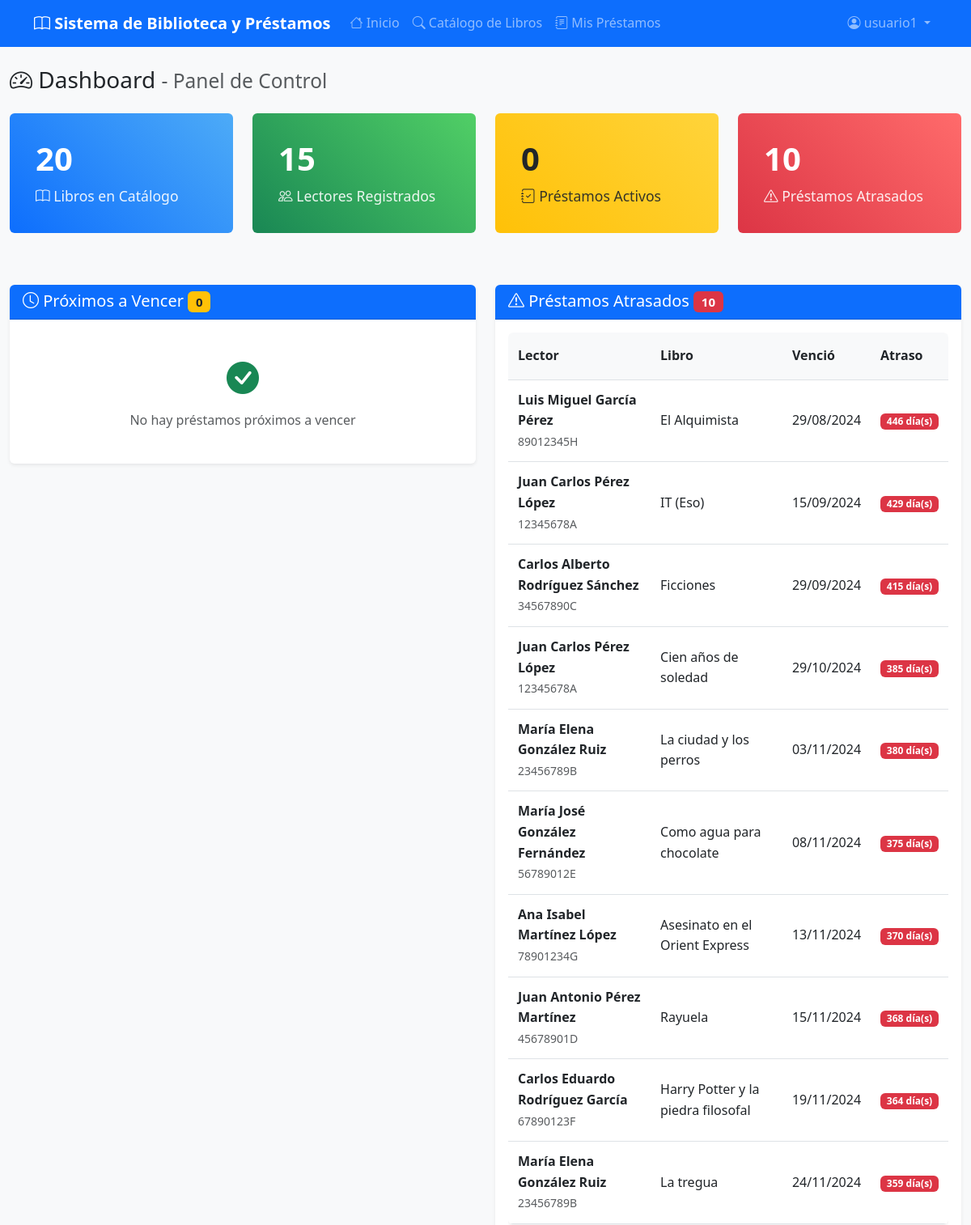
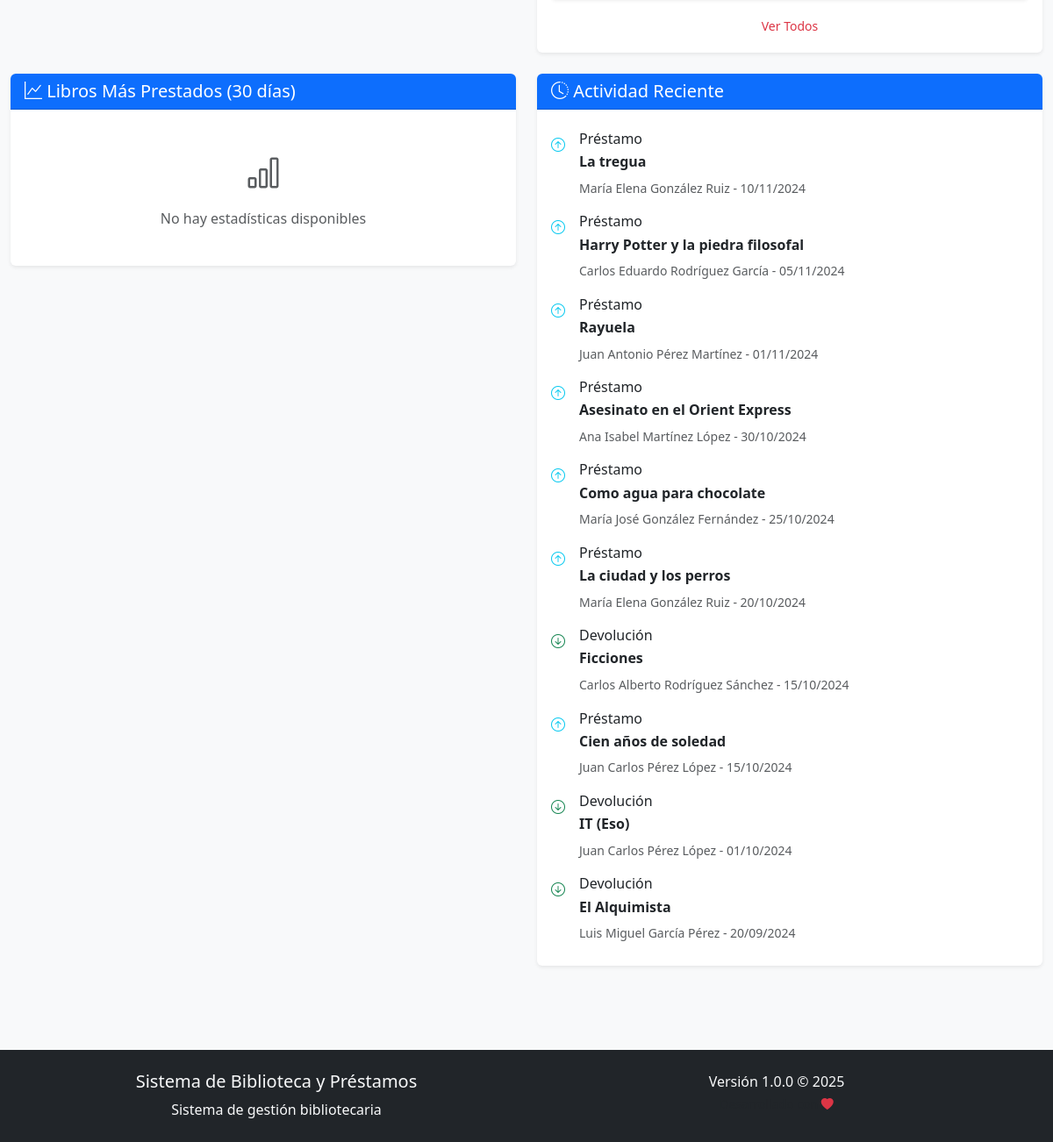
Page /public/dashboard.php (signed in) on the committed database (2 pictures, top to bottom).
### tables this page shows
CREATE TABLE prestamos (
    id INT AUTO_INCREMENT PRIMARY KEY,
    lector_id INT NOT NULL,
    libro_id INT NOT NULL,
    fecha_prestamo DATE NOT NULL DEFAULT (CURRENT_DATE),
    fecha_vencimiento DATE NOT NULL,
    fecha_devolucion DATE NULL,
    dias_prestamo INT DEFAULT 14,
    estado ENUM('activo', 'devuelto', 'atrasado') DEFAULT 'activo',
    observaciones TEXT,
    usuario_registro_id INT,
    fecha_creacion TIMESTAMP DEFAULT CURRENT_TIMESTAMP,
    FOREIGN KEY (lector_id) REFERENCES lectores(id) ON DELETE RESTRICT,
    FOREIGN KEY (libro_id) REFERENCES libros(id) ON DELETE RESTRICT,
    FOREIGN KEY (usuario_registro_id) REFERENCES usuarios(id) ON DELETE SET NULL,
    INDEX idx_lector (lector_id),
    INDEX idx_libro (libro_id),
    INDEX idx_estado (estado),
    INDEX idx_vencimiento (fecha_vencimiento)
);

CREATE TABLE lectores (
    id INT AUTO_INCREMENT PRIMARY KEY,
    usuario_id INT,
    nombre VARCHAR(100) NOT NULL,
    apellidos VARCHAR(100) NOT NULL,
    dni VARCHAR(20) UNIQUE,
    telefono VARCHAR(15),
    direccion TEXT,
    fecha_nacimiento DATE,
    limite_prestamos INT DEFAULT 3,
    multa_total DECIMAL(8,2) DEFAULT 0.00,
    bloqueado BOOLEAN DEFAULT FALSE,
    fecha_registro TIMESTAMP DEFAULT CURRENT_TIMESTAMP,
    FOREIGN KEY (usuario_id) REFERENCES usuarios(id) ON DELETE SET NULL,
    INDEX idx_dni (dni),
    INDEX idx_nombre_completo (nombre, apellidos)
);

CREATE TABLE libros (
    id INT AUTO_INCREMENT PRIMARY KEY,
    isbn VARCHAR(20) UNIQUE,
    titulo VARCHAR(200) NOT NULL,
    subtitulo VARCHAR(200),
    año_publicacion YEAR,
    editorial VARCHAR(100),
    numero_paginas INT,
    idioma VARCHAR(50) DEFAULT 'Español',
    descripcion TEXT,
    categoria_id INT,
    copias_totales INT DEFAULT 1,
    copias_disponibles INT DEFAULT 1,
    ubicacion VARCHAR(100),
    activo BOOLEAN DEFAULT TRUE,
    fecha_ingreso TIMESTAMP DEFAULT CURRENT_TIMESTAMP,
    FOREIGN KEY (categoria_id) REFERENCES categorias(id) ON DELETE SET NULL,
    INDEX idx_titulo (titulo),
    INDEX idx_isbn (isbn),
    INDEX idx_categoria (categoria_id),
    CHECK (copias_disponibles >= 0),
    CHECK (copias_disponibles <= copias_totales)
);

### config/db.php (called while the page is built, shortened)
<?php
$dsn = "mysql:host=" . DB_HOST . ";dbname=" . DB_NAME . ";charset=" . DB_CHARSET;
$options = [
    PDO::ATTR_ERRMODE            => PDO::ERRMODE_EXCEPTION,
    PDO::ATTR_DEFAULT_FETCH_MODE => PDO::FETCH_ASSOC,
    PDO::ATTR_EMULATE_PREPARES   => false,
    PDO::MYSQL_ATTR_INIT_COMMAND => "SET NAMES " . DB_CHARSET
];
try {
    $pdo = new PDO($dsn, DB_USER, DB_PASS, $options);
} catch (PDOException $e) {
    error_log("Error de conexión a la base de datos: " . $e->getMessage());
    die("Error de conexión a la base de datos. Por favor, contacte al administrador.");
}
function getDbConnection() {
    global $pdo;
    return $pdo;
}
function executeQuery($sql, $params = []) {
    try {
        $pdo = getDbConnection();
        $stmt = $pdo->prepare($sql);
        $stmt->execute($params);
        return $stmt;
    } catch (PDOException $e) {
        error_log("Error en consulta SQL: " . $e->getMessage());
        throw new Exception("Error en la operación de base de datos");
    }
}
function fetchOne($sql, $params = []) {
    $stmt = executeQuery($sql, $params);
    return $stmt->fetch();
}
function fetchAll($sql, $params = []) {
    $stmt = executeQuery($sql, $params);
    return $stmt->fetchAll();
}
function countRecords($table, $where = '', $params = []) {
    $sql = "SELECT COUNT(*) as total FROM {$table}";
    if ($where) {
        $sql .= " WHERE {$where}";
    }
    $result = fetchOne($sql, $params);
    return (int)$result['total'];
}

### config/config.php (called while the page is built, shortened)
<?php
function formatDate($date, $format = 'd/m/Y') {
    return date($format, strtotime($date));
}

### public/dashboard.php (the view, shortened to what this page needs)
<?php
try {
    $total_libros = countRecords('libros', 'activo = 1');
    $total_lectores = countRecords('lectores');
    $prestamos_activos = countRecords('prestamos', 'estado = ?', ['activo']);
    $prestamos_atrasados = countRecords('prestamos', 'estado = ?', ['atrasado']);
    $sql_libros_populares = "
        SELECT l.titulo, l.isbn, COUNT(p.id) as total_prestamos,
               GROUP_CONCAT(CONCAT(a.nombre, ' ', a.apellidos) SEPARATOR ', ') as autores
        FROM libros l
        LEFT JOIN prestamos p ON l.id = p.libro_id AND p.fecha_prestamo >= DATE_SUB(CURDATE(), INTERVAL 30 DAY)
        LEFT JOIN libro_autores la ON l.id = la.libro_id
        LEFT JOIN autores a ON la.autor_id = a.id
        WHERE l.activo = 1
        GROUP BY l.id, l.titulo, l.isbn
        HAVING total_prestamos > 0
        ORDER BY total_prestamos DESC
        LIMIT 5";
    $libros_populares = fetchAll($sql_libros_populares);
    $sql_proximos_vencer = "
        SELECT p.id, p.fecha_vencimiento, l.titulo,
               CONCAT(lec.nombre, ' ', lec.apellidos) as lector_nombre,
               lec.telefono, lec.dni,
               DATEDIFF(p.fecha_vencimiento, CURDATE()) as dias_restantes
        FROM prestamos p
        JOIN libros l ON p.libro_id = l.id
        JOIN lectores lec ON p.lector_id = lec.id
        WHERE p.estado = 'activo'
        AND p.fecha_vencimiento BETWEEN CURDATE() AND DATE_ADD(CURDATE(), INTERVAL 3 DAY)
        ORDER BY p.fecha_vencimiento ASC
        LIMIT 10";
    $proximos_vencer = fetchAll($sql_proximos_vencer);
    $sql_atrasados = "
        SELECT p.id, p.fecha_vencimiento, l.titulo,
               CONCAT(lec.nombre, ' ', lec.apellidos) as lector_nombre,
               lec.telefono, lec.dni,
               DATEDIFF(CURDATE(), p.fecha_vencimiento) as dias_atraso
        FROM prestamos p
        JOIN libros l ON p.libro_id = l.id
        JOIN lectores lec ON p.lector_id = lec.id
        WHERE p.estado = 'atrasado'
        ORDER BY p.fecha_vencimiento ASC
        LIMIT 10";
    $prestamos_atrasados_list = fetchAll($sql_atrasados);
    $sql_actividad = "
        SELECT 'prestamo' as tipo, p.fecha_prestamo as fecha, l.titulo,
               CONCAT(lec.nombre, ' ', lec.apellidos) as lector_nombre,
               p.estado
        FROM prestamos p
        JOIN libros l ON p.libro_id = l.id
        JOIN lectores lec ON p.lector_id = lec.id
        UNION ALL
        SELECT 'devolucion' as tipo, d.fecha_devolucion as fecha, l.titulo,
               CONCAT(lec.nombre, ' ', lec.apellidos) as lector_nombre,
               'devuelto' as estado
        FROM devoluciones d
        JOIN prestamos p ON d.prestamo_id = p.id
        JOIN libros l ON p.libro_id = l.id
        JOIN lectores lec ON p.lector_id = lec.id
        ORDER BY fecha DESC
        LIMIT 10";
    $actividad_reciente = fetchAll($sql_actividad);
} catch (Exception $e) {
    error_log("Error en dashboard: " . $e->getMessage());
    setFlashMessage('error', 'Error al cargar las estadísticas del dashboard');
    $total_libros = $total_lectores = $prestamos_activos = $prestamos_atrasados = 0;
    $libros_populares = $proximos_vencer = $prestamos_atrasados_list = $actividad_reciente = [];
}
include '../includes/header.php';
?>
<div class="row">
    <div class="col-12">
        <h1 class="h3 mb-4">
            <i class="bi bi-speedometer2"></i> Dashboard
            <small class="text-muted">- Panel de Control</small>
        </h1>
    </div>
</div>
<div class="row mb-4">
    <div class="col-md-3 mb-3">
        <div class="stats-card">
            <h3><?= number_format($total_libros) ?></h3>
            <p><i class="bi bi-book"></i> Libros en Catálogo</p>
        </div>
    </div>
    <div class="col-md-3 mb-3">
        <div class="stats-card success">
            <h3><?= number_format($total_lectores) ?></h3>
            <p><i class="bi bi-people"></i> Lectores Registrados</p>
        </div>
    </div>
    <div class="col-md-3 mb-3">
        <div class="stats-card warning">
            <h3><?= number_format($prestamos_activos) ?></h3>
            <p><i class="bi bi-journal-check"></i> Préstamos Activos</p>
        </div>
    </div>
    <div class="col-md-3 mb-3">
        <div class="stats-card danger">
            <h3><?= number_format($prestamos_atrasados) ?></h3>
            <p><i class="bi bi-exclamation-triangle"></i> Préstamos Atrasados</p>
        </div>
    </div>
</div>
<div class="row">
    <div class="col-lg-6 mb-4">
        <div class="card">
            <div class="card-header">
                <h5 class="mb-0">
                    <i class="bi bi-clock"></i> Próximos a Vencer
                    <span class="badge bg-warning text-dark"><?= count($proximos_vencer) ?></span>
                </h5>
            </div>
            <div class="card-body">
                <?php if (empty($proximos_vencer)): ?>
                    <div class="text-center text-muted py-4">
                        <i class="bi bi-check-circle-fill text-success fs-1"></i>
                        <p class="mt-2 mb-0">No hay préstamos próximos a vencer</p>
                    </div>
                <?php endif; ?>
            </div>
        </div>
    </div>
    <div class="col-lg-6 mb-4">
        <div class="card">
            <div class="card-header">
                <h5 class="mb-0">
                    <i class="bi bi-exclamation-triangle"></i> Préstamos Atrasados
                    <span class="badge bg-danger"><?= count($prestamos_atrasados_list) ?></span>
                </h5>
            </div>
            <div class="card-body">
                <?php if (empty($prestamos_atrasados_list)): ?>
                    <div class="text-center text-muted py-4">
                        <i class="bi bi-check-circle-fill text-success fs-1"></i>
                        <p class="mt-2 mb-0">No hay préstamos atrasados</p>
                    </div>
                <?php else: ?>
                    <div class="table-responsive">
                        <table class="table table-sm">
                            <thead>
                                <tr>
                                    <th>Lector</th>
                                    <th>Libro</th>
                                    <th>Venció</th>
                                    <th>Atraso</th>
                                </tr>
                            </thead>
                            <tbody>
                                <?php foreach ($prestamos_atrasados_list as $prestamo): ?>
                                    <tr>
                                        <td>
                                            <strong><?= htmlspecialchars($prestamo['lector_nombre']) ?></strong><br>
                                            <small class="text-muted"><?= htmlspecialchars($prestamo['dni']) ?></small>
                                        </td>
                                        <td>
                                            <span class="text-truncate-2"><?= htmlspecialchars($prestamo['titulo']) ?></span>
                                        </td>
                                        <td><?= formatDate($prestamo['fecha_vencimiento']) ?></td>
                                        <td>
                                            <span class="badge bg-danger">
                                                <?= $prestamo['dias_atraso'] ?> día(s)
                                            </span>
                                        </td>
                                    </tr>
                                <?php endforeach; ?>
                            </tbody>
                        </table>
                    </div>
                    <div class="text-center">
                        <a href="prestamos_atrasados.php" class="btn btn-sm btn-outline-danger">
                            Ver Todos
                        </a>
                    </div>
                <?php endif; ?>
            </div>
        </div>
    </div>
</div>
<div class="row">
    <div class="col-lg-6 mb-4">
        <div class="card">
            <div class="card-header">
                <h5 class="mb-0">
                    <i class="bi bi-graph-up"></i> Libros Más Prestados (30 días)
                </h5>
            </div>
            <div class="card-body">
                <?php if (empty($libros_populares)): ?>
                    <div class="text-center text-muted py-4">
                        <i class="bi bi-bar-chart fs-1"></i>
                        <p class="mt-2 mb-0">No hay estadísticas disponibles</p>
                    </div>
                <?php endif; ?>
            </div>
        </div>
    </div>
    <div class="col-lg-6 mb-4">
        <div class="card">
            <div class="card-header">
                <h5 class="mb-0">
                    <i class="bi bi-clock-history"></i> Actividad Reciente
                </h5>
            </div>
            <div class="card-body">
                <?php if (empty($actividad_reciente)): ?>
                    <div class="text-center text-muted py-4">
                        <i class="bi bi-activity fs-1"></i>
                        <p class="mt-2 mb-0">No hay actividad reciente</p>
                    </div>
                <?php else: ?>
                    <div class="list-group list-group-flush">
                        <?php foreach ($actividad_reciente as $actividad): ?>
                            <div class="list-group-item border-0 px-0">
                                <div class="d-flex align-items-start">
                                    <div class="me-3 mt-1">
                                        <?php if ($actividad['tipo'] === 'prestamo'): ?>
                                            <i class="bi bi-arrow-up-circle text-info"></i>
                                        <?php else: ?>
                                            <i class="bi bi-arrow-down-circle text-success"></i>
                                        <?php endif; ?>
                                    </div>
                                    <div class="flex-grow-1">
                                        <h6 class="mb-1">
                                            <?= $actividad['tipo'] === 'prestamo' ? 'Préstamo' : 'Devolución' ?>
                                        </h6>
                                        <p class="mb-1 text-truncate-2">
                                            <strong><?= htmlspecialchars($actividad['titulo']) ?></strong>
                                        </p>
                                        <small class="text-muted">
                                            <?= htmlspecialchars($actividad['lector_nombre']) ?> -
                                            <?= formatDate($actividad['fecha']) ?>
                                        </small>
                                    </div>
                                </div>
                            </div>
                        <?php endforeach; ?>
                    </div>
                <?php endif; ?>
            </div>
        </div>
    </div>
</div>
<?php include '../includes/footer.php'; ?>

### rows in the picture
prestamos: lector_nombre "Luis Miguel García Pérez", lector.dni "89012345H", libro.titulo "El Alquimista", fecha_vencimiento "29/08/2024", dias_atraso "446"
prestamos: lector_nombre "Juan Carlos Pérez López", lector.dni "12345678A", libro.titulo "IT (Eso)", fecha_vencimiento "15/09/2024", dias_atraso "429"
prestamos: lector_nombre "Carlos Alberto Rodríguez Sánchez", lector.dni "34567890C", libro.titulo "Ficciones", fecha_vencimiento "29/09/2024", dias_atraso "415"
prestamos: lector_nombre "Juan Carlos Pérez López", lector.dni "12345678A", libro.titulo "Cien años de soledad", fecha_vencimiento "29/10/2024", dias_atraso "385"
prestamos: lector_nombre "María Elena González Ruiz", lector.dni "23456789B", libro.titulo "La ciudad y los perros", fecha_vencimiento "03/11/2024", dias_atraso "380"
prestamos: lector_nombre "María José González Fernández", lector.dni "56789012E", libro.titulo "Como agua para chocolate", fecha_vencimiento "08/11/2024", dias_atraso "375"
prestamos: lector_nombre "Ana Isabel Martínez López", lector.dni "78901234G", libro.titulo "Asesinato en el Orient Express", fecha_vencimiento "13/11/2024", dias_atraso "370"
prestamos: lector_nombre "Juan Antonio Pérez Martínez", lector.dni "45678901D", libro.titulo "Rayuela", fecha_vencimiento "15/11/2024", dias_atraso "368"
prestamos: lector_nombre "Carlos Eduardo Rodríguez García", lector.dni "67890123F", libro.titulo "Harry Potter y la piedra filosofal", fecha_vencimiento "19/11/2024", dias_atraso "364"
prestamos: lector_nombre "María Elena González Ruiz", lector.dni "23456789B", libro.titulo "La tregua", fecha_vencimiento "24/11/2024", dias_atraso "359"

### other values in the picture
APP_NAME "Sistema de Biblioteca y Préstamos"
$current_user['username'] "usuario1"
$total_libros "20"
$total_lectores "15"
$prestamos_activos "0"
$prestamos_atrasados "10"
count($proximos_vencer) "0"
count($prestamos_atrasados_list) "10"
$actividad['titulo'] "La tregua"
$actividad['lector_nombre'] "María Elena González Ruiz"
formatDate($actividad['fecha']) "10/11/2024"
$actividad['titulo'] "Harry Potter y la piedra filosofal"
$actividad['lector_nombre'] "Carlos Eduardo Rodríguez García"
formatDate($actividad['fecha']) "05/11/2024"
$actividad['titulo'] "Rayuela"
